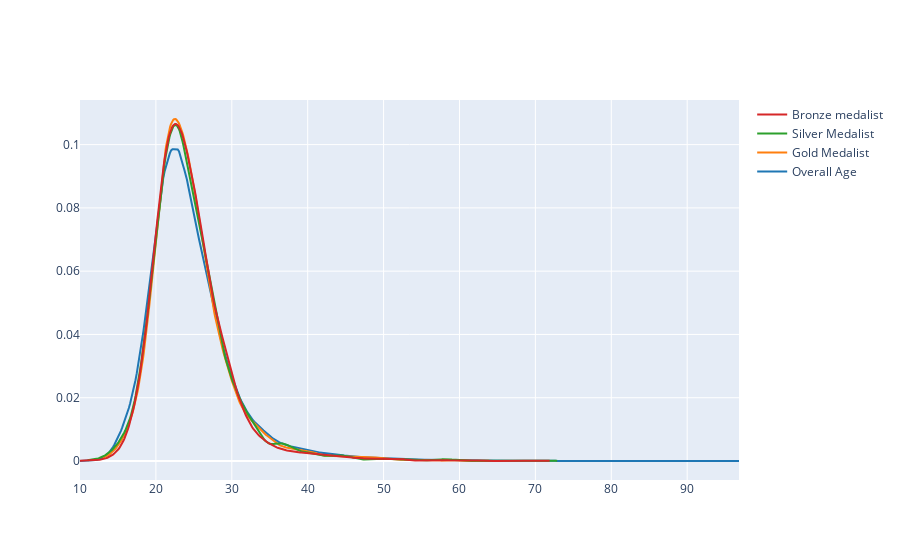

The notebook cell this image was saved under:
### Code cell
fig = ff.create_distplot([x1,x2,x3,x4],['Overall Age','Gold Medalist','Silver Medalist','Bronze medalist'],show_hist=False,show_rug=False)
fig.show()

### Figure 1 — Plotly figure (JSON) as saved in the notebook; plotly's stock layout.template omitted (floating-point values rounded to 4 significant figures; data arrays with more than 128 entries replaced by an {"elided": "..."} marker saying what was removed)
{"data": [{"legendgroup": "Overall Age", "marker": {"color": "rgb(31, 119, 180)"}, "mode": "lines", "name": "Overall Age", "showlegend": true, "type": "scatter", "x": {"elided": "500 float values"}, "xaxis": "x", "y": {"elided": "500 float values"}, "yaxis": "y"}, {"legendgroup": "Gold Medalist", "marker": {"color": "rgb(255, 127, 14)"}, "mode": "lines", "name": "Gold Medalist", "showlegend": true, "type": "scatter", "x": {"elided": "500 float values"}, "xaxis": "x", "y": {"elided": "500 float values"}, "yaxis": "y"}, {"legendgroup": "Silver Medalist", "marker": {"color": "rgb(44, 160, 44)"}, "mode": "lines", "name": "Silver Medalist", "showlegend": true, "type": "scatter", "x": {"elided": "500 float values"}, "xaxis": "x", "y": {"elided": "500 float values"}, "yaxis": "y"}, {"legendgroup": "Bronze medalist", "marker": {"color": "rgb(214, 39, 40)"}, "mode": "lines", "name": "Bronze medalist", "showlegend": true, "type": "scatter", "x": {"elided": "500 float values"}, "xaxis": "x", "y": {"elided": "500 float values"}, "yaxis": "y"}], "layout": {"barmode": "overlay", "hovermode": "closest", "legend": {"traceorder": "reversed"}, "xaxis": {"anchor": "y2", "domain": [0, 1], "zeroline": false}, "yaxis": {"anchor": "free", "domain": [0, 1], "position": 0}}}
